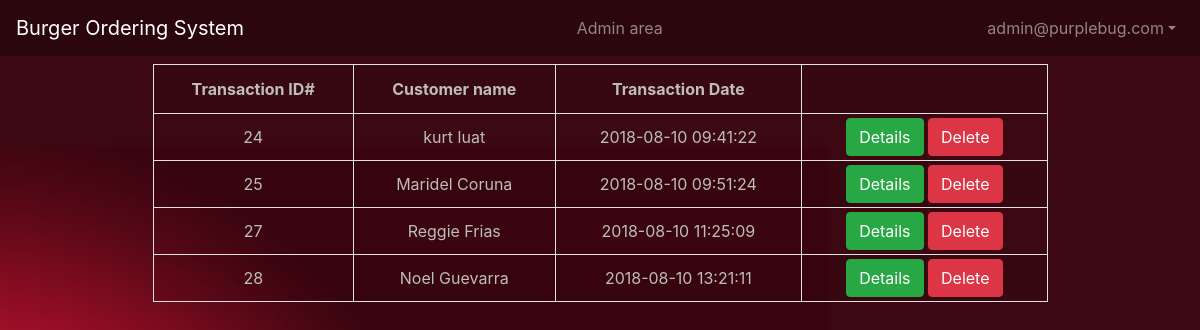
The page /admin/index.php (signed in) on the database its author committed.
### tables this page shows
CREATE TABLE `transactions` (
  `transaction_id` int(11) NOT NULL,
  `customer_fullname` varchar(255) NOT NULL,
  `transaction_date` timestamp NOT NULL DEFAULT CURRENT_TIMESTAMP
);

### admin/index.php (the view, shortened to what this page needs)
<?php
    require_once("../core/init.php");
    $page_title= "Admin area";
    include_once("../includes/head.php");
    include_once("includes/header.php");
    $transaction_q = "SELECT * FROM transactions";
    $transaction_r = mysqli_query($db, $transaction_q);
?>
<body  id="body" class="" >
<div class="container mt-2">
    <div class="col-sm-10 offset-sm-1 text-center">
        <table class="table table-bordered table-condensed table-striped">
        <tr>
            <th>Transaction ID#</th>
            <th>Customer name</th>
            <th>Transaction Date</th>
            <th>&nbsp;</th>
        </tr>
        <?php  while ($transaction = mysqli_fetch_assoc($transaction_r)) { ?>
        <tr>
            <td class="align-middle py-1"><?php echo $transaction['transaction_id'] ?></td>
            <td class="align-middle py-1"><?php echo $transaction['customer_fullname'] ?></td>
            <td class="align-middle py-1"><?php echo $transaction['transaction_date'] ?></td>
            <td class="align-middle py-1">
                <a href="<?php echo 'orders.php?id='.$transaction['transaction_id']; ?>">
                    <button type="button" class="btn btn-success d-inline">Details</button>
                </a>
                <a href="<?php echo 'delete_transaction.php?id='.$transaction['transaction_id']; ?>">
                    <button type="button" class="btn btn-danger d-inline">Delete</button>
                </a>
            </td>
        </tr>
        <?php }  ?>
        </table>
    </div>
</div>
<?php
    include_once("../includes/footer.php");
?>

### includes/head.php (shortened to what this page needs)
<!DOCTYPE html>
<html>
<head>
    <link rel="stylesheet" href="https://maxcdn.bootstrapcdn.com/bootstrap/4.0.0/css/bootstrap.min.css">
    <link rel="stylesheet" type="text/css" media="screen" href="style.css" />
</head>

### admin/includes/header.php (shortened to what this page needs)
<div class="navbar navbar-expand navbar-dark bg-dark">
    <a href="index.php" class="navbar-brand">Burger Ordering System</a>
    <span class="navbar-text mx-auto">
       <?php echo isset($page_title)? $page_title:'' ?>
    </span>
    <div class="nav navbar-nav">
        <div class="dropdown">
            <a href="#" class="nav-link nav-item dropdown-toggle" data-toggle="dropdown"><?php echo $_SESSION['user']; ?></a>
        </div>
    </div>
</div>

### includes/footer.php (shortened to what this page needs)
</body>
</html>

### style.css (style rules this page uses)
#body { background-image: url("images/Burger\ king.jpg"); background-repeat: no-repeat; background-attachment: fixed; background-position: center; color: #bdbdbd; }
.bg-dark { background-color: #2b060d!important; }

### admin/includes/header.php (style rules this page uses)
.bg-dark { background-color: #2b060d!important; }

### admin/index.php (style rules this page uses)
#body { background-image: url("../images/Burger king.jpg"); background-repeat: no-repeat; background-attachment: fixed; background-position: center; color: #bdbdbd; }

### rows shown on the page
transactions: transaction_id "24", customer_fullname "kurt luat", transaction_date "2018-08-10 09:41:22"
transactions: transaction_id "25", customer_fullname "Maridel Coruna", transaction_date "2018-08-10 09:51:24"
transactions: transaction_id "27", customer_fullname "Reggie Frias", transaction_date "2018-08-10 11:25:09"
transactions: transaction_id "28", customer_fullname "Noel Guevarra", transaction_date "2018-08-10 13:21:11"

### other values the page prints
$page_title "Admin area"
$_SESSION['user'] "admin@purplebug.com"
